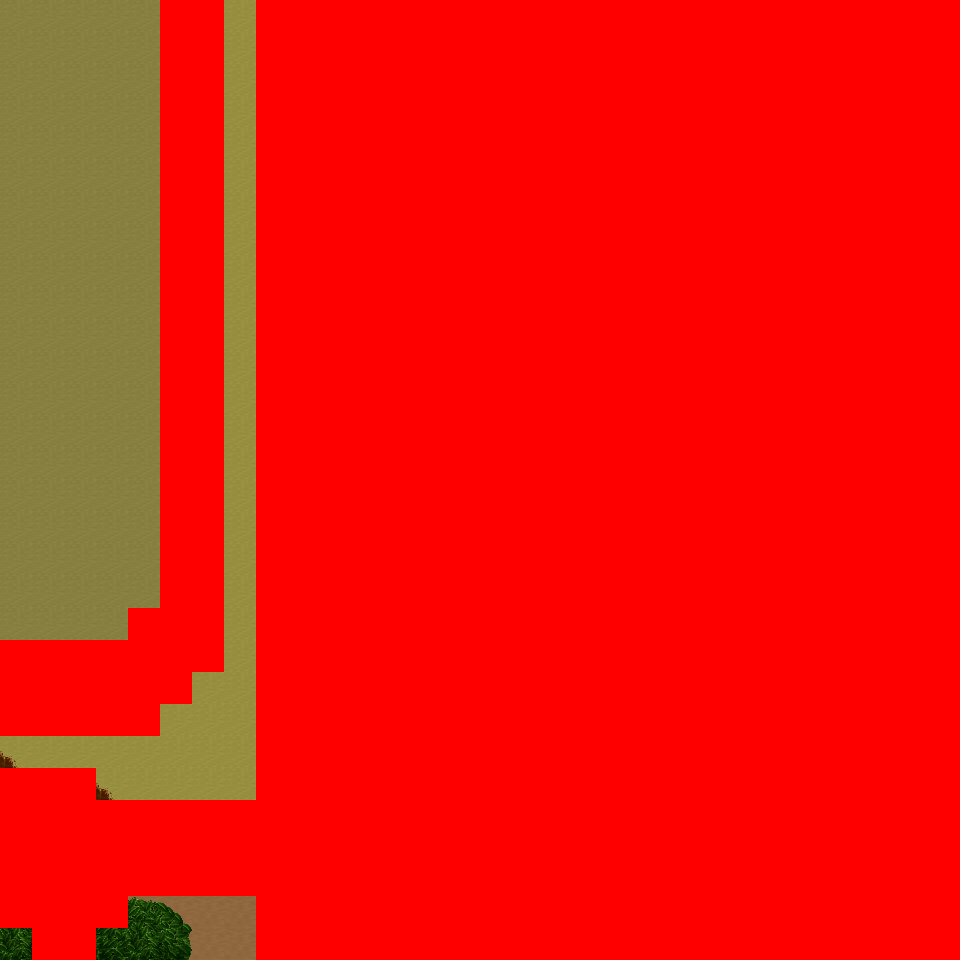

This is a level from a 2D game, rendered from its Tiled map with the project's own tilesets. A one-line summary and the map file follow, with tile-layer data summarised:
An orthogonal 30x30 tile map with 32x32 px tiles, 6 tile layers (Ground, Object, Object2, Above, ...), 47 tilesets and 7 objects (7x mapchange).

<map version="1.0" orientation="orthogonal" renderorder="right-down" width="30" height="30" tilewidth="32" tileheight="32" nextobjectid="8">
  <tileset firstgid="1" name="tileset_logic_collision" tilewidth="32" tileheight="32" tilecount="1" columns="1">
    <image source="../drawable/tileset_logic_collision.png" width="32" height="32" />
  </tileset>
  <tileset firstgid="2" name="tileset_ground_ground" tilewidth="32" tileheight="32" tilecount="33" columns="3">
    <image source="../drawable/tileset_ground_ground.png" width="96" height="352" />
  </tileset>
  <tileset firstgid="35" name="tileset_building_castle" tilewidth="32" tileheight="32" tilecount="320" columns="20">
    <image source="../drawable/tileset_building_castle.png" width="640" height="512" />
  </tileset>
  <tileset firstgid="355" name="tileset_ground_brown_paving" tilewidth="32" tileheight="32" tilecount="2" columns="2">
    <image source="../drawable/tileset_ground_brown_paving.png" width="64" height="32" />
  </tileset>
  <tileset firstgid="357" name="tileset_ground_water_water_bubbles" tilewidth="32" tileheight="32" tilecount="32" columns="8">
    <image source="../drawable/tileset_ground_water_water_bubbles.png" width="256" height="128" />
  </tileset>
  <tileset firstgid="389" name="tileset_ground_indoor_black_hole" tilewidth="32" tileheight="32" tilecount="12" columns="3">
    <image source="../drawable/tileset_ground_indoor_black_hole.png" width="96" height="128" />
  </tileset>
  <tileset firstgid="401" name="tileset_ground_ridge_earth_dark" tilewidth="32" tileheight="32" tilecount="96" columns="12">
    <image source="../drawable/tileset_ground_ridge_earth_dark.png" width="384" height="256" />
  </tileset>
  <tileset firstgid="497" name="tileset_building_roof_red" tilewidth="32" tileheight="32" tilecount="20" columns="5">
    <image source="../drawable/tileset_building_roof_red.png" width="160" height="128" />
  </tileset>
  <tileset firstgid="517" name="tileset_building_wall_wall_brown" tilewidth="32" tileheight="32" tilecount="12" columns="3">
    <image source="../drawable/tileset_building_wall_wall_brown.png" width="96" height="128" />
  </tileset>
  <tileset firstgid="529" name="tileset_plant_bush_bushes" tilewidth="32" tileheight="32" tilecount="10" columns="5">
    <image source="../drawable/tileset_plant_bush_bushes.png" width="160" height="64" />
  </tileset>
  <tileset firstgid="539" name="tileset_plant_leaves" tilewidth="32" tileheight="32" tilecount="8" columns="4">
    <image source="../drawable/tileset_plant_leaves.png" width="128" height="64" />
  </tileset>
  <tileset firstgid="547" name="tileset_object_well" tilewidth="32" tileheight="32" tilecount="4" columns="2">
    <image source="../drawable/tileset_object_well.png" width="64" height="64" />
  </tileset>
  <tileset firstgid="551" name="tileset_building_wall_wood" tilewidth="32" tileheight="32" tilecount="16" columns="4">
    <image source="../drawable/tileset_building_wall_wood.png" width="128" height="128" />
  </tileset>
  <tileset firstgid="567" name="tileset_ground_earth_edges" tilewidth="32" tileheight="32" tilecount="18" columns="6">
    <image source="../drawable/tileset_ground_earth_edges.png" width="192" height="96" />
  </tileset>
  <tileset firstgid="585" name="tileset_ground_grass_corners" tilewidth="32" tileheight="32" tilecount="24" columns="6">
    <image source="../drawable/tileset_ground_grass_corners.png" width="192" height="128" />
  </tileset>
  <tileset firstgid="609" name="tileset_ground_rock_pebbles" tilewidth="32" tileheight="32" tilecount="3" columns="1">
    <image source="../drawable/tileset_ground_rock_pebbles.png" width="32" height="96" />
  </tileset>
  <tileset firstgid="612" name="tileset_furniture_other_stick" tilewidth="32" tileheight="32" tilecount="2" columns="1">
    <image source="../drawable/tileset_furniture_other_stick.png" width="32" height="64" />
  </tileset>
  <tileset firstgid="614" name="tileset_plant_grasses" tilewidth="32" tileheight="32" tilecount="6" columns="3">
    <image source="../drawable/tileset_plant_grasses.png" width="96" height="64" />
  </tileset>
  <tileset firstgid="620" name="tileset_item_armor_sword_rack" tilewidth="32" tileheight="32" tilecount="4" columns="2">
    <image source="../drawable/tileset_item_armor_sword_rack.png" width="64" height="64" />
  </tileset>
  <tileset firstgid="624" name="tileset_building_roof_yellow" tilewidth="32" tileheight="32" tilecount="20" columns="5">
    <image source="../drawable/tileset_building_roof_yellow.png" width="160" height="128" />
  </tileset>
  <tileset firstgid="644" name="tileset_building_roof_blue" tilewidth="32" tileheight="32" tilecount="20" columns="5">
    <image source="../drawable/tileset_building_roof_blue.png" width="160" height="128" />
  </tileset>
  <tileset firstgid="664" name="tileset_plant_tree_tree_darkgreen" tilewidth="32" tileheight="32" tilecount="88" columns="8">
    <image source="../drawable/tileset_plant_tree_tree_darkgreen.png" width="256" height="352" />
  </tileset>
  <tileset firstgid="752" name="tileset_building_door_door_n" tilewidth="32" tileheight="32" tilecount="6" columns="3">
    <image source="../drawable/tileset_building_door_door_n.png" width="96" height="64" />
  </tileset>
  <tileset firstgid="758" name="tileset_item_pot_dark_barrel" tilewidth="32" tileheight="32" tilecount="2" columns="1">
    <image source="../drawable/tileset_item_pot_dark_barrel.png" width="32" height="64" />
  </tileset>
  <tileset firstgid="760" name="tileset_building_roof_green" tilewidth="32" tileheight="32" tilecount="20" columns="5">
    <image source="../drawable/tileset_building_roof_green.png" width="160" height="128" />
  </tileset>
  <tileset firstgid="780" name="tileset_building_wall_stone" tilewidth="32" tileheight="32" tilecount="12" columns="3">
    <image source="../drawable/tileset_building_wall_stone.png" width="96" height="128" />
  </tileset>
  <tileset firstgid="792" name="tileset_item_statue_metal_and_stone" tilewidth="32" tileheight="32" tilecount="6" columns="3">
    <image source="../drawable/tileset_item_statue_metal_and_stone.png" width="96" height="64" />
  </tileset>
  <tileset firstgid="798" name="tileset_ground_ladder_steps" tilewidth="32" tileheight="32" tilecount="6" columns="3">
    <image source="../drawable/tileset_ground_ladder_steps.png" width="96" height="64" />
  </tileset>
  <tileset firstgid="804" name="tileset_item_armor_armor" tilewidth="32" tileheight="32" tilecount="4" columns="4">
    <image source="../drawable/tileset_item_armor_armor.png" width="128" height="32" />
  </tileset>
  <tileset firstgid="808" name="tileset_ground_ladder_horizontal_dark" tilewidth="32" tileheight="32" tilecount="3" columns="1">
    <image source="../drawable/tileset_ground_ladder_horizontal_dark.png" width="32" height="96" />
  </tileset>
  <tileset firstgid="811" name="tileset_building_door_closed" tilewidth="32" tileheight="32" tilecount="1" columns="1">
    <image source="../drawable/tileset_building_door_closed.png" width="32" height="32" />
  </tileset>
  <tileset firstgid="812" name="tileset_ground_green_paving" tilewidth="32" tileheight="32" tilecount="18" columns="3">
    <image source="../drawable/tileset_ground_green_paving.png" width="96" height="192" />
  </tileset>
  <tileset firstgid="830" name="tileset_ground_earth_edges_yellowgreen" tilewidth="32" tileheight="32" tilecount="15" columns="5">
    <image source="../drawable/tileset_ground_earth_edges_yellowgreen.png" width="160" height="96" />
  </tileset>
  <tileset firstgid="845" name="tileset_ground_grass_2" tilewidth="32" tileheight="32" tilecount="21" columns="3">
    <image source="../drawable/tileset_ground_grass_2.png" width="96" height="224" />
  </tileset>
  <tileset firstgid="866" name="tileset_plant_tree_spruce" tilewidth="32" tileheight="32" tilecount="6" columns="2">
    <image source="../drawable/tileset_plant_tree_spruce.png" width="64" height="96" />
  </tileset>
  <tileset firstgid="872" name="tileset_plant_tree_evergreen" tilewidth="32" tileheight="32" tilecount="36" columns="3">
    <image source="../drawable/tileset_plant_tree_evergreen.png" width="96" height="384" />
  </tileset>
  <tileset firstgid="908" name="tileset_plant_stump_stump_pale_brown" tilewidth="32" tileheight="32" tilecount="4" columns="2">
    <image source="../drawable/tileset_plant_stump_stump_pale_brown.png" width="64" height="64" />
  </tileset>
  <tileset firstgid="912" name="tileset_plant_bush_bricked_bushes" tilewidth="32" tileheight="32" tilecount="6" columns="2">
    <image source="../drawable/tileset_plant_bush_bricked_bushes.png" width="64" height="96" />
  </tileset>
  <tileset firstgid="918" name="tileset_item_statue_wolf_statue" tilewidth="32" tileheight="32" tilecount="6" columns="2">
    <image source="../drawable/tileset_item_statue_wolf_statue.png" width="64" height="96" />
  </tileset>
  <tileset firstgid="924" name="tileset_item_pot_pot_tall" tilewidth="32" tileheight="32" tilecount="2" columns="1">
    <image source="../drawable/tileset_item_pot_pot_tall.png" width="32" height="64" />
  </tileset>
  <tileset firstgid="926" name="tileset_furniture_chair_bench_wooden" tilewidth="32" tileheight="32" tilecount="8" columns="2">
    <image source="../drawable/tileset_furniture_chair_bench_wooden.png" width="64" height="128" />
  </tileset>
  <tileset firstgid="934" name="tileset_item_statue_plants_potted_stone" tilewidth="32" tileheight="32" tilecount="6" columns="3">
    <image source="../drawable/tileset_item_statue_plants_potted_stone.png" width="96" height="64" />
  </tileset>
  <tileset firstgid="940" name="tileset_ground_dry_grass" tilewidth="32" tileheight="32" tilecount="54" columns="9">
    <image source="../drawable/tileset_ground_dry_grass.png" width="288" height="192" />
  </tileset>
  <tileset firstgid="994" name="tileset_furniture_light_dark_torch" tilewidth="32" tileheight="32" tilecount="8" columns="2">
    <image source="../drawable/tileset_furniture_light_dark_torch.png" width="64" height="128" />
  </tileset>
  <tileset firstgid="1002" name="tileset_ground_ladder_vertical_dark" tilewidth="32" tileheight="32" tilecount="3" columns="3">
    <image source="../drawable/tileset_ground_ladder_vertical_dark.png" width="96" height="32" />
  </tileset>
  <tileset firstgid="1005" name="tileset_ground_rock_huge_boulder" tilewidth="32" tileheight="32" tilecount="20" columns="5">
    <image source="../drawable/tileset_ground_rock_huge_boulder.png" width="160" height="128" />
  </tileset>
  <tileset firstgid="1025" name="tileset_object_mine_rails_2" tilewidth="32" tileheight="32" tilecount="64" columns="8">
    <image source="../drawable/tileset_object_mine_rails_2.png" width="256" height="256" />
  </tileset>
  <layer name="Ground" width="30" height="30">
    <data>[900 cells, 900 non-empty, 6 distinct tile ids]</data>
  </layer>
  <layer name="Object" width="30" height="30">
    <data>[900 cells, 205 non-empty, 45 distinct tile ids]</data>
  </layer>
  <layer name="Object2" width="30" height="30">
    <data>[900 cells, 75 non-empty, 18 distinct tile ids]</data>
  </layer>
  <layer name="Above" width="30" height="30">
    <data>[900 cells, 77 non-empty, 33 distinct tile ids]</data>
  </layer>
  <layer name="Above2" width="30" height="30">
    <data>[900 cells, 16 non-empty, 8 distinct tile ids]</data>
  </layer>
  <layer name="Walkable" width="30" height="30">
    <data>[900 cells, 752 non-empty, 1 distinct tile ids]</data>
  </layer>
  <objectgroup name="MapEvents">
    <object id="1" name="north" type="mapchange" x="0" y="0" width="160" height="32">
      <properties>
        <property name="map" value="0_ados_mountain_n2_w2_x4_y1" />
        <property name="place" value="south" />
      </properties>
    </object>
    <object id="2" name="north2" type="mapchange" x="224" y="0" width="32" height="32">
      <properties>
        <property name="map" value="0_ados_mountain_n2_w2_x4_y1" />
        <property name="place" value="south2" />
      </properties>
    </object>
    <object id="3" name="south" type="mapchange" x="0" y="928" width="32" height="32">
      <properties>
        <property name="map" value="0_ados_mountain_n2_w2_x4_y3" />
        <property name="place" value="north" />
      </properties>
    </object>
    <object id="4" name="south2" type="mapchange" x="96" y="928" width="160" height="32">
      <properties>
        <property name="map" value="0_ados_mountain_n2_w2_x4_y3" />
        <property name="place" value="north2" />
      </properties>
    </object>
    <object id="5" name="west" type="mapchange" x="0" y="0" width="32" height="640">
      <properties>
        <property name="map" value="0_ados_mountain_n2_w2_x3_y2" />
        <property name="place" value="east" />
      </properties>
    </object>
    <object id="6" name="west2" type="mapchange" x="0" y="736" width="32" height="32">
      <properties>
        <property name="map" value="0_ados_mountain_n2_w2_x3_y2" />
        <property name="place" value="east2" />
      </properties>
    </object>
    <object id="7" name="west3" type="mapchange" x="0" y="928" width="32" height="32">
      <properties>
        <property name="map" value="0_ados_mountain_n2_w2_x3_y2" />
        <property name="place" value="east3" />
      </properties>
    </object>
  </objectgroup>
</map>
